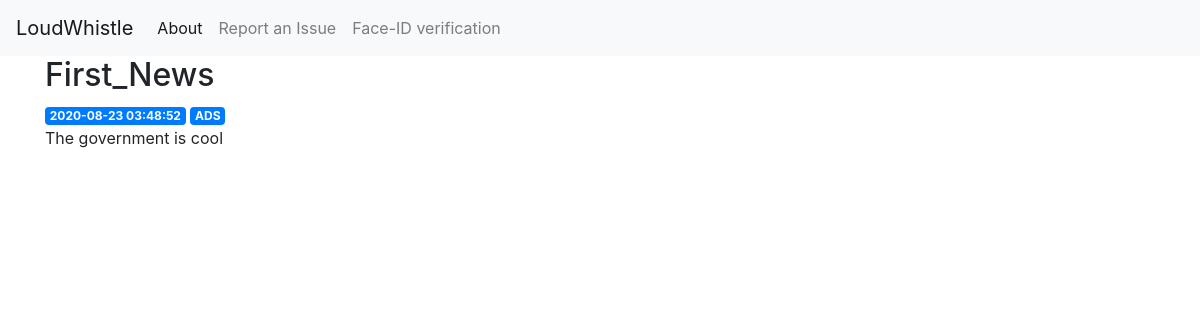
The page /1 on the database its author committed.
### tables this page shows
CREATE TABLE posts (
    id INTEGER PRIMARY KEY AUTOINCREMENT,
    created TIMESTAMP NOT NULL DEFAULT CURRENT_TIMESTAMP,
    title TEXT NOT NULL,
    category TEXT NOT NULL,
    content TEXT NOT NULL
    
);

### display/app.py (the view)
@app.route('/<int:post_id>')
def post(post_id):
    post = get_post(post_id)
    return render_template('post.html', post=post)

### display/app.py (called while the page is built)
def get_db_connection():
    conn = sqlite3.connect('database.db')
    conn.row_factory = sqlite3.Row
    return conn

def get_post(post_id):
    conn = get_db_connection()
    post = conn.execute('SELECT * FROM posts WHERE id = ?',
                        (post_id,)).fetchone()
    conn.close()
    if post is None:
        abort(404)
    return post

### display/templates/post.html
{% extends 'base.html' %}
{% block content %}
<body>
    <h2>{% block title %} {{ post['title'] }} {% endblock %}</h2>
    <span class="badge badge-primary">{{ post['created'] }}</span>
    <span class="badge badge-primary">{{ post['category'] }}</span>
    <p>{{ post['content'] }}</p>
    </body>
{% endblock %}

### rows shown on the page
posts: title "First_News", created "2020-08-23 03:48:52", category "ADS", content "The government is cool"
